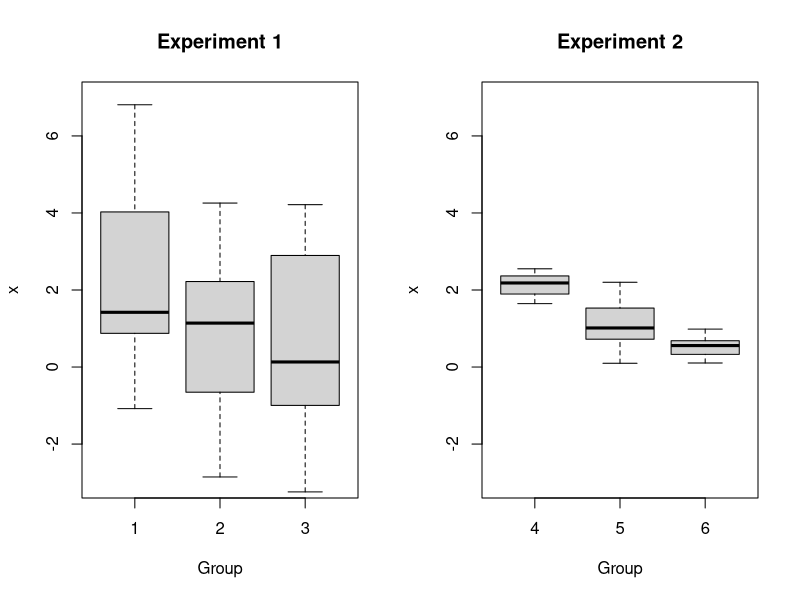
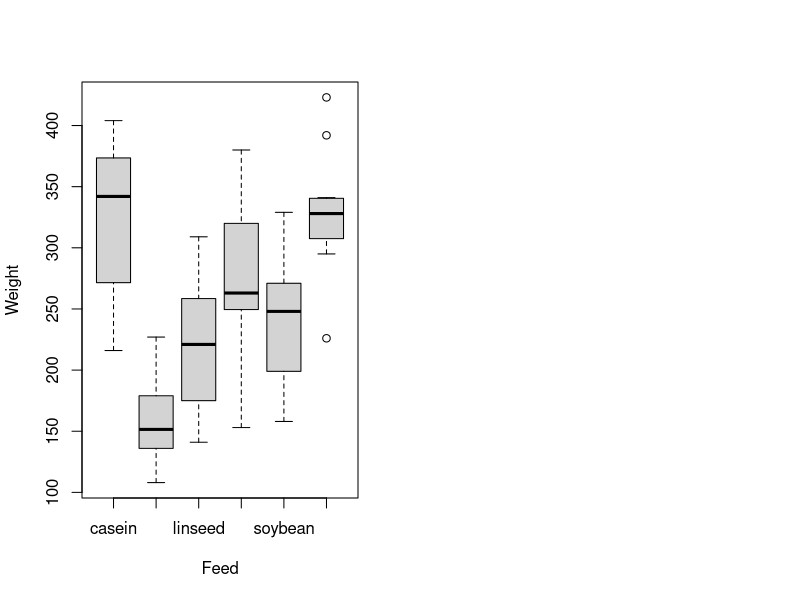
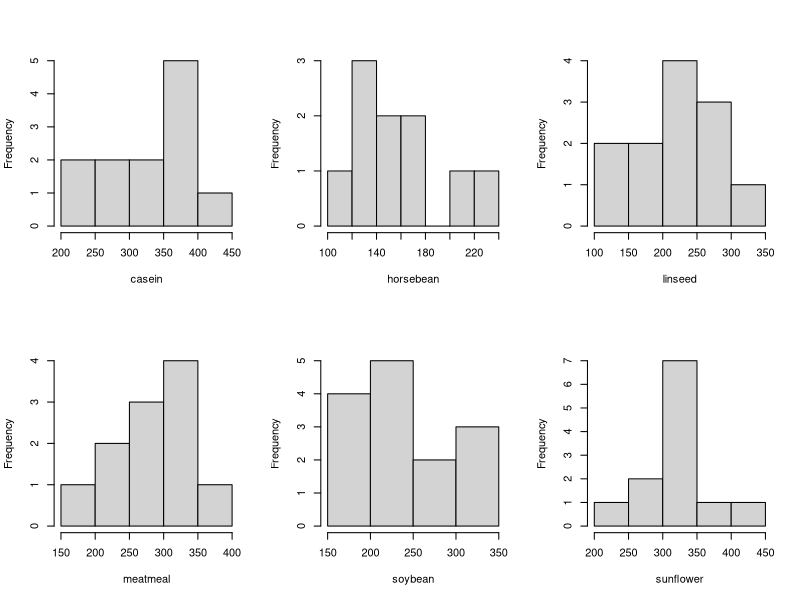

The R source for these figures, in order:
## ---- chunk 1
par(mfrow=c(1,2))
set.seed(0)
g1 <- rnorm(15, 2, 2)
g2 <- rnorm(15, 1, 3)
g3 <- runif(17, -4, 5)
x1 <- c(g1, g2, g3); grp1 <- c(rep(1,15),rep(2,15),rep(3,17))

h1 <- rnorm(15, 2, 0.5)
h2 <- rnorm(15, 1, 0.5)
h3 <- runif(17, 0, 1)
x2 <- c(h1, h2, h3); grp2 <- c(rep(4,15),rep(5,15),rep(6,17))

boxplot(x1 ~ grp1, ylim=c(-3,7), xlab="Group", ylab="x", main="Experiment 1")
boxplot(x2 ~ grp2, ylim=c(-3,7), xlab="Group", ylab="x", main="Experiment 2")
## ---- chunk 2
feeds <- levels(chickwts$feed)
wtns <- tapply(chickwts$weight, chickwts$feed, length)
wtmeans <- round(tapply(chickwts$weight, chickwts$feed, mean),2)
wtsds <- round(tapply(chickwts$weight, chickwts$feed, sd),2)
sumry <- rbind(wtns, wtmeans, wtsds)
rownames(sumry) <- c("n","Mean", "Std Dev")
print(sumry)
boxplot(chickwts$weight~chickwts$feed, ylab="Weight", xlab="Feed")
par(mfrow=c(2,3)); for(i in 1:6) hist(chickwts$weight[chickwts$feed==feeds[i]], xlab=feeds[i], main="")
## ---- chunk 3
anova(aov(chickwts$weight ~ chickwts$feed))
